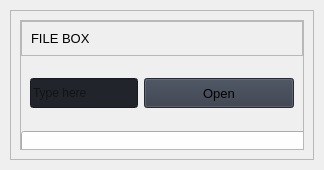
                      <widget class="QWidget" name="widgets">
                       <property name="styleSheet">
                        <string notr="true">b</string>
                       </property>
                       <layout class="QVBoxLayout" name="verticalLayout">
                        <property name="spacing">
                         <number>10</number>
                        </property>
                        <property name="leftMargin">
                         <number>10</number>
                        </property>
                        <property name="topMargin">
                         <number>10</number>
                        </property>
                        <property name="rightMargin">
                         <number>10</number>
                        </property>
                        <property name="bottomMargin">
                         <number>10</number>
                        </property>
                        <item>
                         <widget class="QFrame" name="row_2">
                          <property name="minimumSize">
                           <size>
                            <width>0</width>
                            <height>150</height>
                           </size>
                          </property>
                          <property name="frameShape">
                           <enum>QFrame::StyledPanel</enum>
                          </property>
                          <property name="frameShadow">
                           <enum>QFrame::Raised</enum>
                          </property>
                          <layout class="QVBoxLayout" name="verticalLayout_19">
                           <item>
                            <widget class="QFrame" name="row_1">
                             <property name="frameShape">
                              <enum>QFrame::StyledPanel</enum>
                             </property>
                             <property name="frameShadow">
                              <enum>QFrame::Raised</enum>
                             </property>
                             <layout class="QVBoxLayout" name="verticalLayout_16">
                              <property name="spacing">
                               <number>0</number>
                              </property>
                              <property name="leftMargin">
                               <number>0</number>
                              </property>
                              <property name="topMargin">
                               <number>0</number>
                              </property>
                              <property name="rightMargin">
                               <number>0</number>
                              </property>
                              <property name="bottomMargin">
                               <number>0</number>
                              </property>
                              <item>
                               <widget class="QFrame" name="frame_div_content_1">
                                <property name="minimumSize">
                                 <size>
                                  <width>0</width>
                                  <height>110</height>
                                 </size>
                                </property>
                                <property name="maximumSize">
                                 <size>
                                  <width>16777215</width>
                                  <height>110</height>
                                 </size>
                                </property>
                                <property name="frameShape">
                                 <enum>QFrame::NoFrame</enum>
                                </property>
                                <property name="frameShadow">
                                 <enum>QFrame::Raised</enum>
                                </property>
                                <layout class="QVBoxLayout" name="verticalLayout_17">
                                 <property name="spacing">
                                  <number>0</number>
                                 </property>
                                 <property name="leftMargin">
                                  <number>0</number>
                                 </property>
                                 <property name="topMargin">
                                  <number>0</number>
                                 </property>
                                 <property name="rightMargin">
                                  <number>0</number>
                                 </property>
                                 <property name="bottomMargin">
                                  <number>0</number>
                                 </property>
                                 <item>
                                  <widget class="QFrame" name="frame_title_wid_1">
                                   <property name="maximumSize">
                                    <size>
                                     <width>16777215</width>
                                     <height>35</height>
                                    </size>
                                   </property>
                                   <property name="frameShape">
                                    <enum>QFrame::StyledPanel</enum>
                                   </property>
                                   <property name="frameShadow">
                                    <enum>QFrame::Raised</enum>
                                   </property>
                                   <layout class="QVBoxLayout" name="verticalLayout_18">
                                    <item>
                                     <widget class="QLabel" name="labelBoxBlenderInstalation">
                                      <property name="font">
                                       <font>
                                        <family>Segoe UI</family>
                                        <pointsize>10</pointsize>
                                        <italic>false</italic>
                                        <bold>false</bold>
                                       </font>
                                      </property>
                                      <property name="layoutDirection">
                                       <enum>Qt::LeftToRight</enum>
                                      </property>
                                      <property name="styleSheet">
                                       <string notr="true"/>
                                      </property>
                                      <property name="text">
                                       <string>FILE BOX</string>
                                      </property>
                                      <property name="textFormat">
                                       <enum>Qt::AutoText</enum>
                                      </property>
                                      <property name="alignment">
                                       <set>Qt::AlignLeading|Qt::AlignLeft|Qt::AlignTop</set>
                                      </property>
                                     </widget>
                                    </item>
                                   </layout>
                                  </widget>
                                 </item>
                                 <item>
                                  <widget class="QFrame" name="frame_content_wid_1">
                                   <property name="frameShape">
                                    <enum>QFrame::NoFrame</enum>
                                   </property>
                                   <property name="frameShadow">
                                    <enum>QFrame::Raised</enum>
                                   </property>
                                   <layout class="QHBoxLayout" name="horizontalLayout_9">
                                    <item>
                                     <layout class="QGridLayout" name="gridLayout">
                                      <property name="bottomMargin">
                                       <number>0</number>
                                      </property>
                                      <item row="0" column="1">
                                       <widget class="QPushButton" name="btn_open_dir">
                                        <property name="minimumSize">
                                         <size>
                                          <width>150</width>
                                          <height>30</height>
                                         </size>
                                        </property>
                                        <property name="font">
                                         <font>
                                          <family>Segoe UI</family>
                                          <pointsize>10</pointsize>
                                          <italic>false</italic>
                                          <bold>false</bold>
                                         </font>
                                        </property>
                                        <property name="cursor">
                                         <cursorShape>PointingHandCursor</cursorShape>
                                        </property>
                                        <property name="styleSheet">
                                         <string notr="true">background-color: rgb(52, 59, 72);</string>
                                        </property>
                                        <property name="text">
                                         <string>Open</string>
                                        </property>
                                        <property name="icon">
                                         <iconset resource="resources.qrc">
                                          <normaloff>:/icons/images/icons/cil-folder-open.png</normaloff>:/icons/images/icons/cil-folder-open.png</iconset>
                                        </property>
                                       </widget>
                                      </item>
                                      <item row="0" column="0">
                                       <widget class="QLineEdit" name="line_edit_filenames">
                                        <property name="minimumSize">
                                         <size>
                                          <width>0</width>
                                          <height>30</height>
                                         </size>
                                        </property>
                                        <property name="styleSheet">
                                         <string notr="true">background-color: rgb(33, 37, 43);</string>
                                        </property>
                                        <property name="text">
                                         <string/>
                                        </property>
                                        <property name="placeholderText">
                                         <string>Type here</string>
                                        </property>
                                       </widget>
                                      </item>
                                     </layout>
                                    </item>
                                   </layout>
                                  </widget>
                                 </item>
                                </layout>
                               </widget>
                              </item>
                              <item>
                               <widget class="QWidget" name="widget" native="true">
                                <widget class="QWidget" name="widget_2" native="true">
                                 <property name="geometry">
                                  <rect>
                                   <x>0</x>
                                   <y>0</y>
                                   <width>811</width>
                                   <height>201</height>
                                  </rect>
                                 </property>
                                 <widget class="QPushButton" name="btn_fisheye_one2one">
                                  <property name="geometry">
                                   <rect>
                                    <x>0</x>
                                    <y>0</y>
                                    <width>401</width>
                                    <height>201</height>
                                   </rect>
                                  </property>
                                  <property name="text">
                                   <string>普通图像转鱼眼图像</string>
                                  </property>
                                 </widget>
                                 <widget class="QPushButton" name="btn_fisheye_five2one">
                                  <property name="geometry">
                                   <rect>
                                    <x>401</x>
                                    <y>0</y>
                                    <width>401</width>
                                    <height>201</height>
                                   </rect>
                                  </property>
                                  <property name="text">
                                   <string>多张普通图像拼接鱼眼图像</string>
                                  </property>
                                 </widget>
                                </widget>
                                <widget class="QWidget" name="widget_3" native="true">
                                 <property name="geometry">
                                  <rect>
                                   <x>0</x>
                                   <y>199</y>
                                   <width>801</width>
                                   <height>201</height>
                                  </rect>
                                 </property>
                                 <widget class="QPushButton" name="btn_segmentation_image">
                                  <property name="geometry">
                                   <rect>
                                    <x>0</x>
                                    <y>0</y>
                                    <width>401</width>
                                    <height>201</height>
                                   </rect>
                                  </property>
                                  <property name="text">
                                   <string>上传图像进行分割</string>
                                  </property>
                                 </widget>
                                 <widget class="QPushButton" name="btn_segmentation_video">
                                  <property name="geometry">
                                   <rect>
                                    <x>401</x>
                                    <y>0</y>
                                    <width>401</width>
                                    <height>201</height>
                                   </rect>
                                  </property>
                                  <property name="text">
                                   <string>上传视频进行实时分割</string>
                                  </property>
                                 </widget>
                                </widget>
                               </widget>
                              </item>
                             </layout>
                            </widget>
                           </item>
                          </layout>
                         </widget>
                        </item>
                       </layout>
                      </widget>
